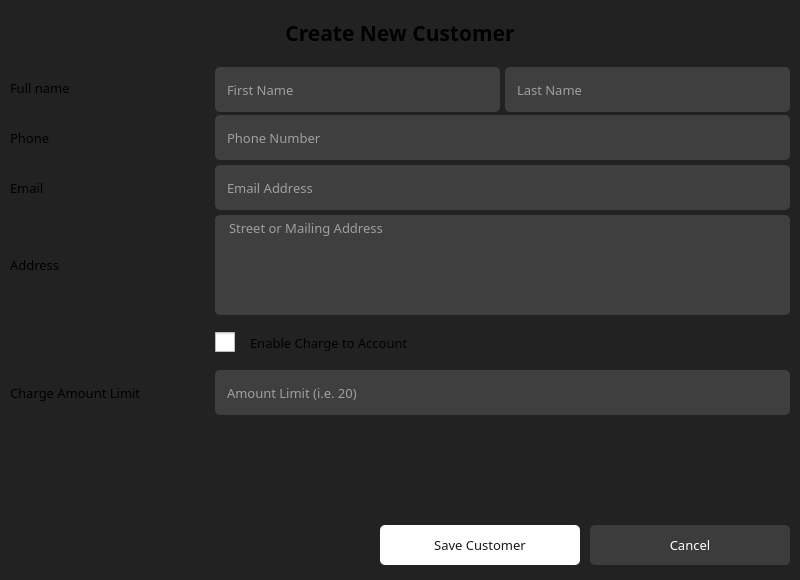
<?xml version="1.0" encoding="UTF-8"?>
<ui version="4.0">
 <class>NewCustomerDialog</class>
 <widget class="QDialog" name="NewCustomerDialog">
  <property name="windowModality">
   <enum>Qt::WindowModality::ApplicationModal</enum>
  </property>
  <property name="geometry">
   <rect>
    <x>0</x>
    <y>0</y>
    <width>800</width>
    <height>580</height>
   </rect>
  </property>
  <property name="minimumSize">
   <size>
    <width>800</width>
    <height>580</height>
   </size>
  </property>
  <property name="maximumSize">
   <size>
    <width>800</width>
    <height>580</height>
   </size>
  </property>
  <property name="windowTitle">
   <string>New Customer Form</string>
  </property>
  <property name="styleSheet">
   <string notr="true">#NewCustomerDialog {
	background-color: #222;
}
QWidget {
}
QPushButton {
	border: None;
	border-radius: 5px;
	background-color: #fff;
	color: #1a1a1a;
}</string>
  </property>
  <layout class="QVBoxLayout" name="verticalLayout">
   <property name="spacing">
    <number>10</number>
   </property>
   <property name="leftMargin">
    <number>10</number>
   </property>
   <property name="topMargin">
    <number>10</number>
   </property>
   <property name="rightMargin">
    <number>10</number>
   </property>
   <property name="bottomMargin">
    <number>10</number>
   </property>
   <item>
    <widget class="QLabel" name="lb_page_title">
     <property name="minimumSize">
      <size>
       <width>0</width>
       <height>45</height>
      </size>
     </property>
     <property name="maximumSize">
      <size>
       <width>16777215</width>
       <height>45</height>
      </size>
     </property>
     <property name="font">
      <font>
       <family>Lexend</family>
       <pointsize>16</pointsize>
       <bold>true</bold>
      </font>
     </property>
     <property name="text">
      <string>Create New Customer</string>
     </property>
     <property name="alignment">
      <set>Qt::AlignmentFlag::AlignCenter</set>
     </property>
    </widget>
   </item>
   <item>
    <widget class="QWidget" name="container" native="true">
     <layout class="QHBoxLayout" name="horizontalLayout">
      <property name="spacing">
       <number>5</number>
      </property>
      <property name="leftMargin">
       <number>0</number>
      </property>
      <property name="topMargin">
       <number>0</number>
      </property>
      <property name="rightMargin">
       <number>0</number>
      </property>
      <property name="bottomMargin">
       <number>0</number>
      </property>
      <item>
       <widget class="QWidget" name="wd_form_labels" native="true">
        <property name="minimumSize">
         <size>
          <width>200</width>
          <height>0</height>
         </size>
        </property>
        <property name="maximumSize">
         <size>
          <width>200</width>
          <height>16777215</height>
         </size>
        </property>
        <layout class="QVBoxLayout" name="verticalLayout_3">
         <property name="spacing">
          <number>5</number>
         </property>
         <property name="leftMargin">
          <number>0</number>
         </property>
         <property name="topMargin">
          <number>0</number>
         </property>
         <property name="rightMargin">
          <number>0</number>
         </property>
         <property name="bottomMargin">
          <number>0</number>
         </property>
         <item>
          <widget class="QLabel" name="lb_fullname">
           <property name="minimumSize">
            <size>
             <width>0</width>
             <height>45</height>
            </size>
           </property>
           <property name="maximumSize">
            <size>
             <width>16777215</width>
             <height>45</height>
            </size>
           </property>
           <property name="font">
            <font>
             <family>Lexend</family>
             <pointsize>10</pointsize>
            </font>
           </property>
           <property name="text">
            <string>Full name</string>
           </property>
          </widget>
         </item>
         <item>
          <widget class="QLabel" name="lb_phone">
           <property name="minimumSize">
            <size>
             <width>0</width>
             <height>45</height>
            </size>
           </property>
           <property name="maximumSize">
            <size>
             <width>16777215</width>
             <height>45</height>
            </size>
           </property>
           <property name="font">
            <font>
             <family>Lexend</family>
             <pointsize>10</pointsize>
            </font>
           </property>
           <property name="text">
            <string>Phone</string>
           </property>
          </widget>
         </item>
         <item>
          <widget class="QLabel" name="lb_email">
           <property name="minimumSize">
            <size>
             <width>0</width>
             <height>45</height>
            </size>
           </property>
           <property name="maximumSize">
            <size>
             <width>16777215</width>
             <height>45</height>
            </size>
           </property>
           <property name="font">
            <font>
             <family>Lexend</family>
             <pointsize>10</pointsize>
            </font>
           </property>
           <property name="text">
            <string>Email</string>
           </property>
          </widget>
         </item>
         <item>
          <widget class="QLabel" name="lb_address">
           <property name="minimumSize">
            <size>
             <width>0</width>
             <height>100</height>
            </size>
           </property>
           <property name="maximumSize">
            <size>
             <width>16777215</width>
             <height>100</height>
            </size>
           </property>
           <property name="font">
            <font>
             <family>Lexend</family>
             <pointsize>10</pointsize>
            </font>
           </property>
           <property name="text">
            <string>Address</string>
           </property>
           <property name="alignment">
            <set>Qt::AlignmentFlag::AlignLeading|Qt::AlignmentFlag::AlignLeft|Qt::AlignmentFlag::AlignVCenter</set>
           </property>
          </widget>
         </item>
         <item>
          <widget class="QLabel" name="lb_enable_charge">
           <property name="minimumSize">
            <size>
             <width>0</width>
             <height>45</height>
            </size>
           </property>
           <property name="maximumSize">
            <size>
             <width>16777215</width>
             <height>45</height>
            </size>
           </property>
           <property name="font">
            <font>
             <family>Lexend</family>
             <pointsize>10</pointsize>
            </font>
           </property>
           <property name="text">
            <string/>
           </property>
          </widget>
         </item>
         <item>
          <widget class="QLabel" name="lb_charge_limit">
           <property name="minimumSize">
            <size>
             <width>0</width>
             <height>45</height>
            </size>
           </property>
           <property name="maximumSize">
            <size>
             <width>16777215</width>
             <height>45</height>
            </size>
           </property>
           <property name="font">
            <font>
             <family>Lexend</family>
             <pointsize>10</pointsize>
            </font>
           </property>
           <property name="text">
            <string>Charge Amount Limit</string>
           </property>
          </widget>
         </item>
         <item>
          <spacer name="verticalSpacer">
           <property name="orientation">
            <enum>Qt::Orientation::Vertical</enum>
           </property>
           <property name="sizeHint" stdset="0">
            <size>
             <width>20</width>
             <height>40</height>
            </size>
           </property>
          </spacer>
         </item>
        </layout>
       </widget>
      </item>
      <item>
       <widget class="QWidget" name="wd_form_edit" native="true">
        <property name="styleSheet">
         <string notr="true">#wd_form_edit QLineEdit, QComboBox, QTextEdit {
	background-color: #3f3f3f;
	color: #fff;
	border: None;
	border-radius: 5px;
	padding-left: 10px;
}</string>
        </property>
        <layout class="QVBoxLayout" name="verticalLayout_2">
         <property name="spacing">
          <number>5</number>
         </property>
         <property name="leftMargin">
          <number>0</number>
         </property>
         <property name="topMargin">
          <number>0</number>
         </property>
         <property name="rightMargin">
          <number>0</number>
         </property>
         <property name="bottomMargin">
          <number>0</number>
         </property>
         <item>
          <widget class="QWidget" name="wd_fullname" native="true">
           <property name="minimumSize">
            <size>
             <width>0</width>
             <height>45</height>
            </size>
           </property>
           <property name="maximumSize">
            <size>
             <width>16777215</width>
             <height>40</height>
            </size>
           </property>
           <property name="styleSheet">
            <string notr="true"/>
           </property>
           <layout class="QHBoxLayout" name="horizontalLayout_3">
            <property name="spacing">
             <number>5</number>
            </property>
            <property name="leftMargin">
             <number>0</number>
            </property>
            <property name="topMargin">
             <number>0</number>
            </property>
            <property name="rightMargin">
             <number>0</number>
            </property>
            <property name="bottomMargin">
             <number>0</number>
            </property>
            <item>
             <widget class="QLineEdit" name="le_first_name">
              <property name="minimumSize">
               <size>
                <width>0</width>
                <height>45</height>
               </size>
              </property>
              <property name="maximumSize">
               <size>
                <width>16777215</width>
                <height>45</height>
               </size>
              </property>
              <property name="font">
               <font>
                <family>Lexend</family>
                <pointsize>10</pointsize>
               </font>
              </property>
              <property name="placeholderText">
               <string>First Name</string>
              </property>
             </widget>
            </item>
            <item>
             <widget class="QLineEdit" name="le_last_name">
              <property name="minimumSize">
               <size>
                <width>0</width>
                <height>45</height>
               </size>
              </property>
              <property name="maximumSize">
               <size>
                <width>16777215</width>
                <height>45</height>
               </size>
              </property>
              <property name="font">
               <font>
                <family>Lexend</family>
                <pointsize>10</pointsize>
               </font>
              </property>
              <property name="placeholderText">
               <string>Last Name</string>
              </property>
             </widget>
            </item>
           </layout>
          </widget>
         </item>
         <item>
          <widget class="QLineEdit" name="le_phone">
           <property name="minimumSize">
            <size>
             <width>0</width>
             <height>45</height>
            </size>
           </property>
           <property name="maximumSize">
            <size>
             <width>16777215</width>
             <height>45</height>
            </size>
           </property>
           <property name="font">
            <font>
             <family>Lexend</family>
             <pointsize>10</pointsize>
            </font>
           </property>
           <property name="placeholderText">
            <string>Phone Number</string>
           </property>
          </widget>
         </item>
         <item>
          <widget class="QLineEdit" name="le_email">
           <property name="minimumSize">
            <size>
             <width>0</width>
             <height>45</height>
            </size>
           </property>
           <property name="maximumSize">
            <size>
             <width>16777215</width>
             <height>45</height>
            </size>
           </property>
           <property name="font">
            <font>
             <family>Lexend</family>
             <pointsize>10</pointsize>
            </font>
           </property>
           <property name="placeholderText">
            <string>Email Address</string>
           </property>
          </widget>
         </item>
         <item>
          <widget class="QTextEdit" name="te_address">
           <property name="minimumSize">
            <size>
             <width>0</width>
             <height>100</height>
            </size>
           </property>
           <property name="maximumSize">
            <size>
             <width>16777215</width>
             <height>100</height>
            </size>
           </property>
           <property name="font">
            <font>
             <family>Lexend</family>
             <pointsize>10</pointsize>
            </font>
           </property>
           <property name="styleSheet">
            <string notr="true">#te_address {
	background-color: #3f3f3f;
	color: white;
	border: None;
	border-radius: 5px;
}</string>
           </property>
           <property name="placeholderText">
            <string>Street or Mailing Address</string>
           </property>
          </widget>
         </item>
         <item>
          <widget class="QCheckBox" name="chk_enable_charge">
           <property name="minimumSize">
            <size>
             <width>0</width>
             <height>45</height>
            </size>
           </property>
           <property name="maximumSize">
            <size>
             <width>16777215</width>
             <height>45</height>
            </size>
           </property>
           <property name="font">
            <font>
             <family>Lexend</family>
             <pointsize>10</pointsize>
            </font>
           </property>
           <property name="styleSheet">
            <string notr="true">QCheckBox {
	spacing: 15px;
}
QCheckBox::indicator {
	width: 20px;
	height: 20px;
}
QCheckBox::indicator:unchecked {
	image: url(:/Icons/checkbox_unchecked.svg)
}
QCheckBox::indicator:checked {
	image: url(:/Icons/checkbox_checked.svg)
}</string>
           </property>
           <property name="text">
            <string>Enable Charge to Account</string>
           </property>
          </widget>
         </item>
         <item>
          <widget class="QLineEdit" name="le_charge_limit">
           <property name="minimumSize">
            <size>
             <width>0</width>
             <height>45</height>
            </size>
           </property>
           <property name="maximumSize">
            <size>
             <width>16777215</width>
             <height>45</height>
            </size>
           </property>
           <property name="font">
            <font>
             <family>Lexend</family>
             <pointsize>10</pointsize>
            </font>
           </property>
           <property name="placeholderText">
            <string>Amount Limit (i.e. 20)</string>
           </property>
          </widget>
         </item>
         <item>
          <spacer name="verticalSpacer_2">
           <property name="orientation">
            <enum>Qt::Orientation::Vertical</enum>
           </property>
           <property name="sizeHint" stdset="0">
            <size>
             <width>20</width>
             <height>40</height>
            </size>
           </property>
          </spacer>
         </item>
        </layout>
       </widget>
      </item>
     </layout>
    </widget>
   </item>
   <item>
    <widget class="QWidget" name="wd_form_buttons" native="true">
     <property name="minimumSize">
      <size>
       <width>0</width>
       <height>50</height>
      </size>
     </property>
     <property name="maximumSize">
      <size>
       <width>16777215</width>
       <height>50</height>
      </size>
     </property>
     <layout class="QHBoxLayout" name="horizontalLayout_2">
      <property name="spacing">
       <number>10</number>
      </property>
      <property name="leftMargin">
       <number>0</number>
      </property>
      <property name="topMargin">
       <number>0</number>
      </property>
      <property name="rightMargin">
       <number>0</number>
      </property>
      <property name="bottomMargin">
       <number>0</number>
      </property>
      <item>
       <spacer name="horizontalSpacer">
        <property name="orientation">
         <enum>Qt::Orientation::Horizontal</enum>
        </property>
        <property name="sizeHint" stdset="0">
         <size>
          <width>40</width>
          <height>20</height>
         </size>
        </property>
       </spacer>
      </item>
      <item>
       <widget class="QPushButton" name="pb_save">
        <property name="minimumSize">
         <size>
          <width>200</width>
          <height>40</height>
         </size>
        </property>
        <property name="maximumSize">
         <size>
          <width>200</width>
          <height>16777215</height>
         </size>
        </property>
        <property name="font">
         <font>
          <family>Lexend</family>
          <pointsize>10</pointsize>
         </font>
        </property>
        <property name="styleSheet">
         <string notr="true">#pb_save:hover {
	background-color: #9c9c9c;
}</string>
        </property>
        <property name="text">
         <string>Save Customer</string>
        </property>
       </widget>
      </item>
      <item>
       <widget class="QPushButton" name="pb_cancel">
        <property name="minimumSize">
         <size>
          <width>200</width>
          <height>40</height>
         </size>
        </property>
        <property name="maximumSize">
         <size>
          <width>200</width>
          <height>16777215</height>
         </size>
        </property>
        <property name="font">
         <font>
          <family>Lexend</family>
          <pointsize>10</pointsize>
         </font>
        </property>
        <property name="styleSheet">
         <string notr="true">#pb_cancel {
	background-color: #3c3c3c;
	color: white;
}
#pb_cancel:hover {
	background-color: #6c6c6c;
}</string>
        </property>
        <property name="text">
         <string>Cancel</string>
        </property>
       </widget>
      </item>
     </layout>
    </widget>
   </item>
  </layout>
 </widget>
 <resources>
  <include location="../../assets/images/icons.qrc"/>
 </resources>
 <connections/>
</ui>
